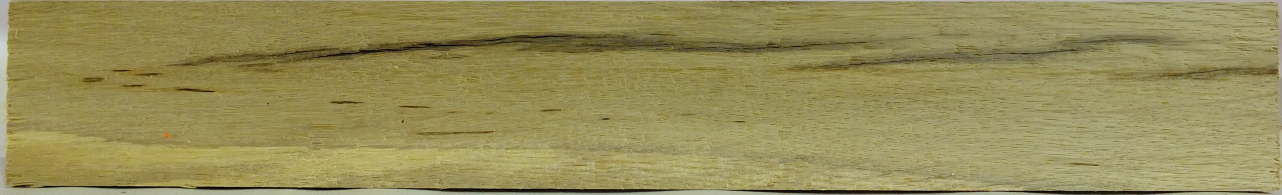
#> input picture oak_fungal_cropped_canny/mese_mantar_0005_cropped.JPG, 3844 x 583 px, found by its file name (shown at 1/3 size)
$ python hsv_space_for_mantar_detection.py
#> lines starting #> are read from the running program, lines starting #| are printed output that depends on the picture; after the words box and inside, x2 and y2 are one past the last pixel; in counts of white or black regions, pixels touching at a corner belong together
#> further down, img is the input picture: shape (583, 3844, 3); mean B, G, R 88.6, 141.4, 150.1
#> `hsv= cv2.cvtColor(img, cv2.COLOR_BGR2HSV)`: hsv: shape (583, 3844, 3); mean H, S, V 26.1, 107.4, 150.2
# -*- coding: utf-8 -*-
"""
Created on Fri Oct 20 14:22:16 2023

@author: MerveOZKAN
"""

import numpy as np
import cv2
import matplotlib.pyplot as plt


global mask

def nothing(x):
    pass


def hsv_value(img,hsv):

    cv2.namedWindow("window")
    cv2.resizeWindow("window", 800,500)


    cv2.createTrackbar("Hue min","window",0,179,nothing)
#> slider 'Hue min' is set to 35
    cv2.createTrackbar("Hue max", "window",179,179,nothing)

    cv2.createTrackbar("Saturation min", "window", 0,255,nothing)
#> slider 'Saturation min' is set to 51
    cv2.createTrackbar("Saturation max", "window", 255,255,nothing)

    cv2.createTrackbar("Value min", "window", 0,255,nothing)
#> slider 'Value min' is set to 51
    cv2.createTrackbar("Value max", "window", 255,255,nothing)


    while(1):

         #reading trackbar values (what to get, from which window)
         H_min = cv2.getTrackbarPos("Hue min","window")
         H_max = cv2.getTrackbarPos("Hue max","window")
         S_min = cv2.getTrackbarPos("Saturation min","window")
         S_max = cv2.getTrackbarPos("Saturation max","window")
         V_min = cv2.getTrackbarPos("Value min","window")
         V_max = cv2.getTrackbarPos("Value max","window")
         print("lower:",H_min,S_min,V_min)
         print("upper:",H_max,S_max,V_max)
         lower = np.array([H_min,S_min,V_min])
         upper = np.array([H_max,S_max,V_max])

         mask = cv2.inRange(hsv, lower, upper)
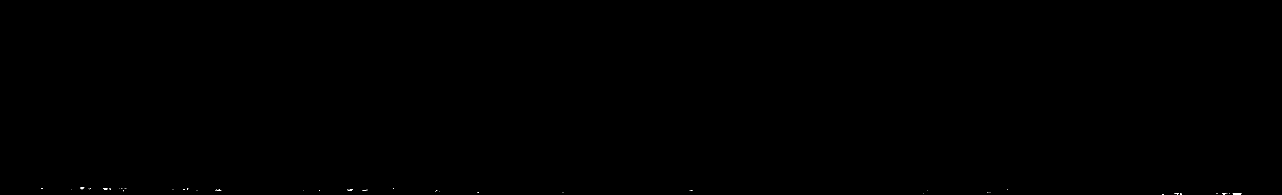
#> mask: shape (583, 3844) (shown at 1/3 size); 0.02% white; 56 white regions (49 under 20 px), largest, box (x1, y1, x2, y2) and area: (3698, 579, 3724, 583) 76, (241, 561, 253, 568) 46, (309, 564, 322, 569) 41

         cv2.imshow("window",img)
         cv2.imshow("hsv",mask)


         if cv2.waitKey(5) == ord("q"):
#> (key q is pressed here)
             break

    cv2.destroyAllWindows()

    return lower,  upper


img= cv2.imread("C:/Users/MerveOZKAN/Desktop/lamella_opencv_project/oak_fungal_cropped_canny/mese_mantar_0005_cropped.JPG")
hsv= cv2.cvtColor(img, cv2.COLOR_BGR2HSV)
lower, upper =hsv_value(img,hsv)
#> lower = [35, 51, 51]; upper = [179, 255, 255]
print("lower :"+str(lower))
#| lower :[35 51 51]
print("upper :"+str(upper))
#| upper :[179 255 255]
